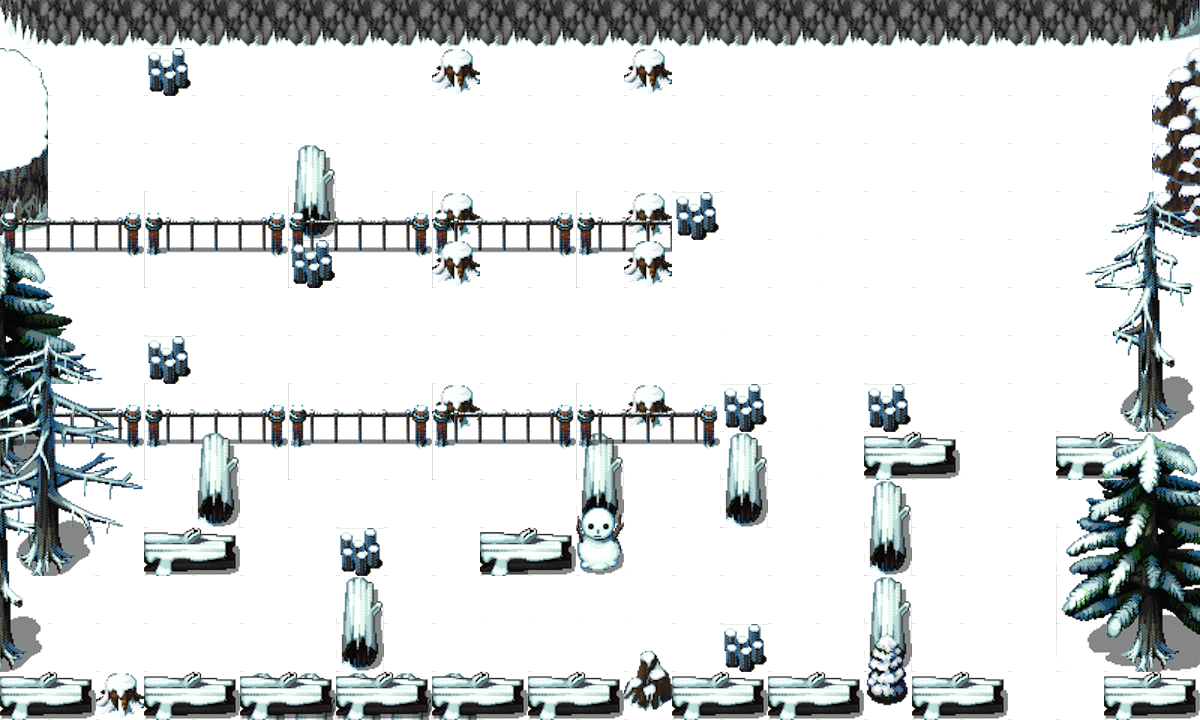

Tiled map render using the project's own tile images. Description and the map definition, with tile-layer contents summarised, below:
An orthogonal 25x15 tile map with 48x48 px tiles, 4 tile layers (fondblanc, Calque 4, decor, Decor2), 4 tilesets and 39 objects.

<map version="1.0" orientation="orthogonal" width="25" height="15" tilewidth="48" tileheight="48">
 <tileset firstgid="1" name="caillous" tilewidth="24" tileheight="24">
  <image source="../Images/caillous.png" trans="ffffff" width="504" height="384" />
 </tileset>
 <tileset firstgid="337" name="snowmoda4chipsalaurabe" tilewidth="48" tileheight="48">
  <image source="../Images/snowmoda4chipsalaurabe.png" trans="ffffff" width="96" height="240" />
 </tileset>
 <tileset firstgid="347" name="tilebsnowmodalaurable" tilewidth="48" tileheight="48">
  <image source="../Images/tilebsnowmodalaurable.png" trans="ffffff" width="768" height="768" />
 </tileset>
 <tileset firstgid="603" name="Hanzo-SnowfieldSetVS-1" tilewidth="48" tileheight="48">
  <image source="../Images/Hanzo-SnowfieldSetVS-1.png" width="768" height="768" />
 </tileset>
 <layer name="fondblanc" width="25" height="15">
  <data>[375 cells, 375 non-empty, 1 distinct tile ids]</data>
 </layer>
 <layer name="Calque 4" width="25" height="15">
  <data>[375 cells, 36 non-empty, 10 distinct tile ids]</data>
 </layer>
 <layer name="decor" width="25" height="15">
  <data>[375 cells, 151 non-empty, 42 distinct tile ids]</data>
 </layer>
 <layer name="Decor2" width="25" height="15">
  <data>[375 cells, 46 non-empty, 43 distinct tile ids]</data>
 </layer>
 <objectgroup color="#000000" draworder="topdown" name="wall" width="0" height="0">
  <object x="0" y="0" width="1200" height="48" />
  <object x="0" y="48" width="48" height="672" />
  <object x="48" y="672" width="959" height="46" />
  <object x="1151" y="49" width="48" height="624" />
  <object x="864" y="384" width="48" height="336" />
  <object x="1104" y="672" width="96" height="48" />
  <object x="48" y="384" width="720" height="48" />
  <object x="288" y="144" width="48" height="48" />
  <object x="48" y="192" width="672" height="48" />
  <object x="288" y="240" width="48" height="48" />
  <object x="144" y="48" width="48" height="48" />
  <object x="192" y="384" width="48" height="144" />
  <object x="144" y="528" width="96" height="48" />
  <object x="336" y="528" width="48" height="144" />
  <object x="576" y="432" width="48" height="144" />
  <object x="480" y="528" width="96" height="48" />
  <object x="432" y="48" width="48" height="48" />
  <object x="432" y="192" width="48" height="96" />
  <object x="432" y="384" width="48" height="48" />
  <object x="720" y="624" width="48" height="48" />
  <object x="720" y="432" width="48" height="96" />
  <object x="1056" y="432" width="96" height="48" />
  <object x="912" y="432" width="48" height="48" />
  <object x="624" y="192" width="48" height="96" />
  <object x="624" y="384" width="48" height="48" />
  <object x="624" y="48" width="48" height="48" />
  <object x="144" y="336" width="48" height="48" />
 </objectgroup>
 <objectgroup color="#ff0000" draworder="topdown" name="spawn" width="0" height="0">
  <object x="1008" y="624" width="48" height="48" />
 </objectgroup>
 <objectgroup color="#ffcc66" draworder="topdown" name="key" width="0" height="0" />
 <objectgroup color="#804000" draworder="topdown" name="door" width="0" height="0">
  <object x="1008" y="672" width="96" height="48">
   <properties>
    <property name="color" value="255#255#180" />
    <property name="id" value="1" />
    <property name="teleport" value="map6#2" />
   </properties>
  </object>
 </objectgroup>
 <objectgroup color="#0000ff" draworder="topdown" name="booleandoor" width="0" height="0">
  <object x="432" y="288" width="48" height="96">
   <properties>
    <property name="color" value="10#10#255" />
    <property name="id" value="A0" />
   </properties>
  </object>
  <object x="432" y="96" width="48" height="96">
   <properties>
    <property name="color" value="10#10#255" />
    <property name="id" value="A0" />
   </properties>
  </object>
  <object x="720" y="528" width="48" height="96">
   <properties>
    <property name="color" value="10#10#255" />
    <property name="id" value="A0" />
   </properties>
  </object>
  <object x="960" y="432" width="96" height="48">
   <properties>
    <property name="color" value="255#10#255" />
    <property name="id" value="6" />
   </properties>
  </object>
  <object x="624" y="96" width="48" height="96">
   <properties>
    <property name="color" value="10#10#255" />
    <property name="id" value="A1" />
    <property name="open" value="true" />
   </properties>
  </object>
  <object x="624" y="288" width="48" height="96">
   <properties>
    <property name="color" value="10#10#255" />
    <property name="id" value="A1" />
    <property name="open" value="true" />
   </properties>
  </object>
  <object x="768" y="384" width="96" height="48">
   <properties>
    <property name="color" value="10#10#255" />
    <property name="id" value="A1" />
    <property name="open" value="true" />
   </properties>
  </object>
 </objectgroup>
 <objectgroup color="#408000" draworder="topdown" name="switch" width="0" height="0">
  <object x="979" y="132" width="48" height="48">
   <properties>
    <property name="close" value="A1" />
    <property name="color" value="10#10#255" />
    <property name="delay" value="2" />
    <property name="id" value="201" />
    <property name="open" value="A0" />
   </properties>
  </object>
 </objectgroup>
 <objectgroup color="#ff00ff" draworder="topdown" name="magic" width="0" height="0" />
 <objectgroup color="#ffffff" draworder="topdown" name="pressureplate" width="0" height="0">
  <object x="96" y="576" width="48" height="48">
   <properties>
    <property name="close" value="" />
    <property name="color" value="155#80#80" />
    <property name="open" value="7" />
   </properties>
  </object>
 </objectgroup>
 <objectgroup color="#800000" draworder="topdown" name="caillou" width="0" height="0">
  <object x="48" y="48" width="48" height="48" />
 </objectgroup>
</map>